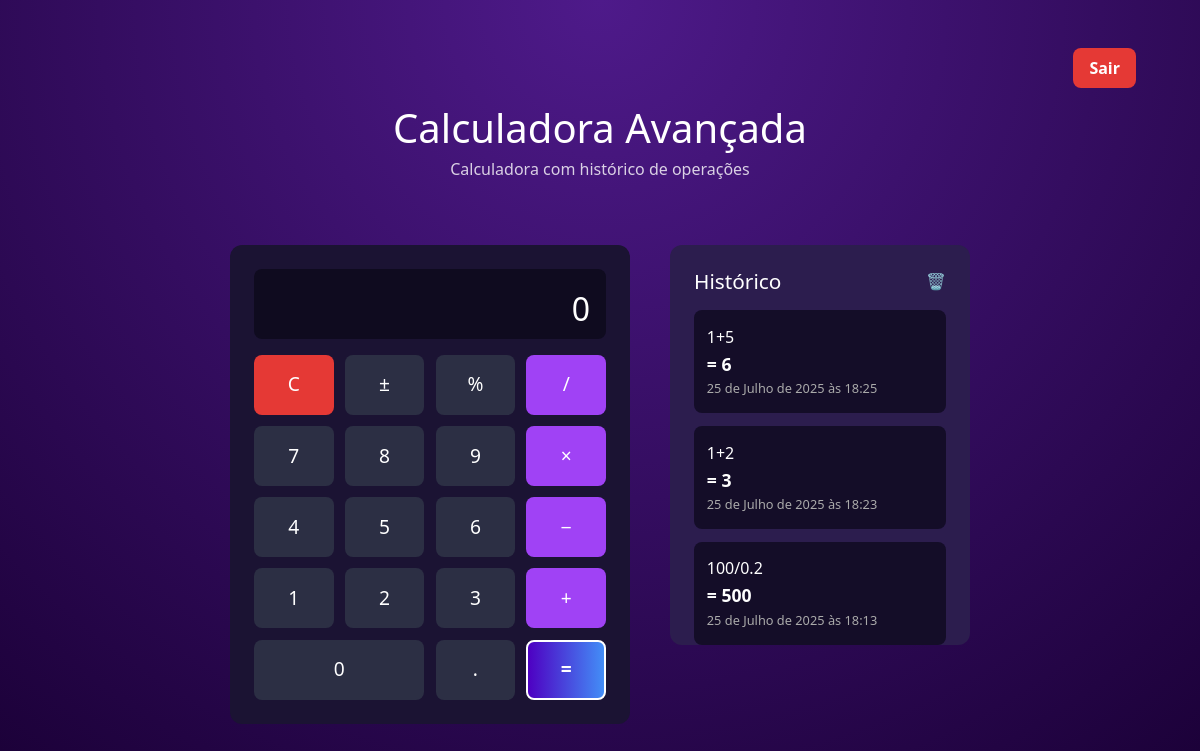
The page /calculadora/ (signed in) on the database as committed earlier.
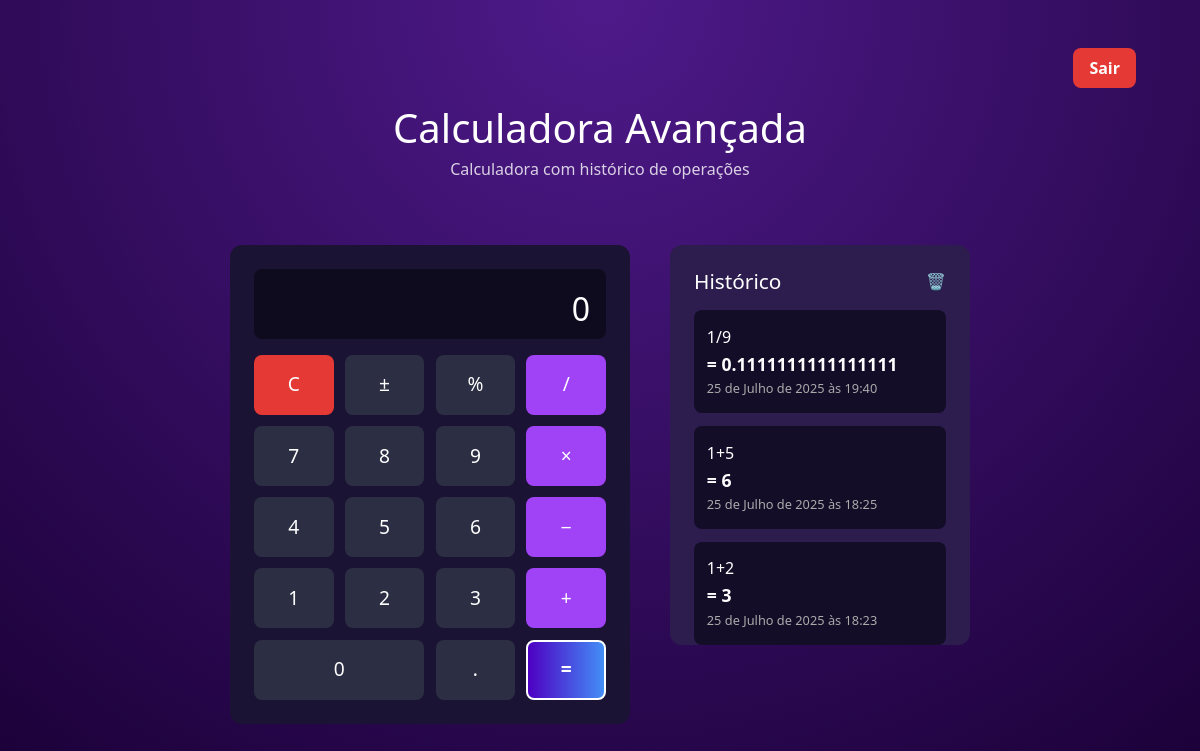
The same page on the database as committed later.
### calculadora/models.py (models this page shows, shortened)
class Operacao(models.Model):
    idOperation = models.IntegerField(primary_key=True)
    idUser = models.ForeignKey(Usuario, on_delete=models.CASCADE)
    parameters = models.CharField(max_length=150)
    result = models.CharField(max_length=150)
    dtOfInclusion = models.DateTimeField(auto_now_add=True)

### calculadora/views.py (the view, shortened to what this page needs)
# urls.py: path('calculadora/', views.CalculadoraView.as_view(), name='index'),
class CalculadoraView(LoginRequiredMixin, View):
    def dispatch(self, request, *args, **kwargs):
        if not request.user.is_authenticated:
            messages.error(request, "Você precisa estar logado para acessar esta página.")
            return redirect(f"{self.get_login_url()}")
        return super().dispatch(request, *args, **kwargs)
    def get(self, request):
        service = OperacoesUsuarioLogado(request.user)
        operacoes = service.execute()
        return render(request, 'calculadora.html', context={'operacoes': operacoes})

### calculadora/services/calculadora/OperacoesUsuarioLogado.py (called while the page is built)
    def execute(self):
        operacoes = Operacao.objects.filter(idUser=self.user.id).order_by('-dtOfInclusion')
        return operacoes

### calculadora/templates/calculadora.html (shortened to what this page needs)
{% extends 'base.html'%}
{% load static %}
{% block css %}
<link rel="stylesheet" href="{% static 'calculadora/css/calculadora.css'%}">
{% endblock %}
{% block content%}
<body>
  <header>
    <a href="{% url 'calculadora:logout' %}">Sair</a>
  </header>
  <h1>Calculadora Avançada</h1>
  <p>Calculadora com histórico de operações</p>
  <div class="main-wrapper">
    <div class="calculator">
      {% if result %}
      <div data-result="false" class="display">{{result}}</div>
      {% else %}
      <div data-result="false" class="display">0</div>
      {% endif %}
      <div class="buttons">
        <button value="c" class="clear">C</button>
        <button value="±">±</button>
        <button value="%">%</button>
        <button value="/" class="operator">/</button>
        <button value="7">7</button>
        <button value="8">8</button>
        <button value="9">9</button>
        <button value="*" class="operator">×</button>
        <button value="4">4</button>
        <button value="5">5</button>
        <button value="6">6</button>
        <button value="-" class="operator">−</button>
        <button value="1">1</button>
        <button value="2">2</button>
        <button value="3">3</button>
        <button value="+" class="operator">+</button>
        <button value="0" class="zero">0</button>
        <button value=".">.</button>
        <button value="=" class="equals">=</button>
      </div>
    </div>
    <div class="history">
      <h2>Histórico <span class="trash">🗑️</span></h2>
      {% for operacao in operacoes%}
      <div class="entry">
        <div>{{operacao.parameters}}</div>
        <div class="result">= {{operacao.result}}</div>
        <div class="time">{{operacao.dtOfInclusion}}</div>
      </div>
      {% endfor %}
    </div>
  </div>
</body>
{% endblock %}

Rows that differ between the two databases and show on the page:
no longer on this page (row unchanged): Operacao: parameters "100/0.2", result "500", dtOfInclusion "25 de Julho de 2025 às 18:13"
added Operacao: parameters "1/9", result "0.1111111111111111", dtOfInclusion "25 de Julho de 2025 às 19:40"
